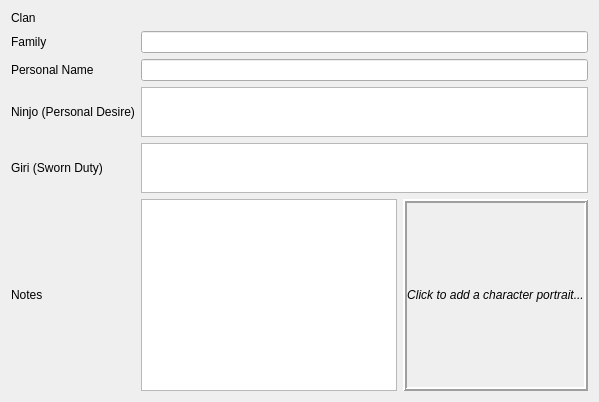
        <widget class="QWidget" name="tab_3">
         <attribute name="title">
          <string>Background</string>
         </attribute>
         <layout class="QGridLayout" name="gridLayout_6">
          <item row="1" column="0">
           <widget class="QLabel" name="label_17">
            <property name="text">
             <string>Family</string>
            </property>
           </widget>
          </item>
          <item row="0" column="2" colspan="3">
           <widget class="QLabel" name="clan_label">
            <property name="text">
             <string/>
            </property>
           </widget>
          </item>
          <item row="6" column="4">
           <widget class="ClickLabel" name="image_label">
            <property name="sizePolicy">
             <sizepolicy hsizetype="Minimum" vsizetype="Minimum">
              <horstretch>0</horstretch>
              <verstretch>0</verstretch>
             </sizepolicy>
            </property>
            <property name="minimumSize">
             <size>
              <width>150</width>
              <height>150</height>
             </size>
            </property>
            <property name="font">
             <font>
              <italic>true</italic>
             </font>
            </property>
            <property name="frameShape">
             <enum>QFrame::Box</enum>
            </property>
            <property name="frameShadow">
             <enum>QFrame::Raised</enum>
            </property>
            <property name="lineWidth">
             <number>2</number>
            </property>
            <property name="text">
             <string>Click to add a character portrait...</string>
            </property>
            <property name="scaledContents">
             <bool>false</bool>
            </property>
            <property name="alignment">
             <set>Qt::AlignCenter</set>
            </property>
           </widget>
          </item>
          <item row="5" column="2" colspan="3">
           <widget class="QTextEdit" name="giri_textEdit">
            <property name="maximumSize">
             <size>
              <width>16777215</width>
              <height>50</height>
             </size>
            </property>
           </widget>
          </item>
          <item row="6" column="0">
           <widget class="QLabel" name="label_15">
            <property name="text">
             <string>Notes</string>
            </property>
           </widget>
          </item>
          <item row="2" column="0">
           <widget class="QLabel" name="label_14">
            <property name="text">
             <string>Personal Name</string>
            </property>
           </widget>
          </item>
          <item row="2" column="2" colspan="3">
           <widget class="QLineEdit" name="name_lineEdit"/>
          </item>
          <item row="4" column="0" colspan="2">
           <widget class="QLabel" name="label_10">
            <property name="text">
             <string>Ninjo (Personal Desire)</string>
            </property>
           </widget>
          </item>
          <item row="5" column="0">
           <widget class="QLabel" name="label_12">
            <property name="text">
             <string>Giri (Sworn Duty)</string>
            </property>
           </widget>
          </item>
          <item row="6" column="2" colspan="2">
           <widget class="QTextEdit" name="notes_textEdit"/>
          </item>
          <item row="0" column="0">
           <widget class="QLabel" name="label_16">
            <property name="text">
             <string>Clan</string>
            </property>
           </widget>
          </item>
          <item row="4" column="2" colspan="3">
           <widget class="QTextEdit" name="ninjo_textEdit">
            <property name="maximumSize">
             <size>
              <width>16777215</width>
              <height>50</height>
             </size>
            </property>
           </widget>
          </item>
          <item row="1" column="2" colspan="3">
           <widget class="QLineEdit" name="family_lineEdit"/>
          </item>
         </layout>
        </widget>
